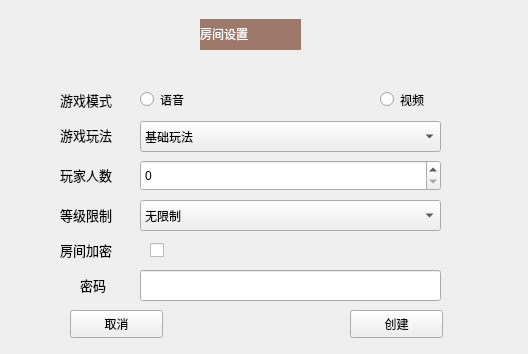
<?xml version="1.0" encoding="UTF-8"?>
<ui version="4.0">
 <class>createRoomForm</class>
 <widget class="QWidget" name="createRoomForm">
  <property name="geometry">
   <rect>
    <x>0</x>
    <y>0</y>
    <width>528</width>
    <height>354</height>
   </rect>
  </property>
  <property name="windowTitle">
   <string>Form</string>
  </property>
  <widget class="QPushButton" name="pb_cancel">
   <property name="geometry">
    <rect>
     <x>70</x>
     <y>310</y>
     <width>93</width>
     <height>28</height>
    </rect>
   </property>
   <property name="text">
    <string>取消</string>
   </property>
  </widget>
  <widget class="QPushButton" name="pb_commit">
   <property name="geometry">
    <rect>
     <x>350</x>
     <y>310</y>
     <width>93</width>
     <height>28</height>
    </rect>
   </property>
   <property name="text">
    <string>创建</string>
   </property>
  </widget>
  <widget class="QLabel" name="lb_mode">
   <property name="geometry">
    <rect>
     <x>60</x>
     <y>90</y>
     <width>72</width>
     <height>21</height>
    </rect>
   </property>
   <property name="text">
    <string>&lt;html&gt;&lt;head/&gt;&lt;body&gt;&lt;p&gt;&lt;span style=&quot; font-size:10pt;&quot;&gt;游戏模式&lt;/span&gt;&lt;/p&gt;&lt;/body&gt;&lt;/html&gt;</string>
   </property>
  </widget>
  <widget class="QRadioButton" name="rb_audio">
   <property name="geometry">
    <rect>
     <x>140</x>
     <y>90</y>
     <width>61</width>
     <height>19</height>
    </rect>
   </property>
   <property name="text">
    <string>语音</string>
   </property>
  </widget>
  <widget class="QRadioButton" name="rb_video">
   <property name="geometry">
    <rect>
     <x>380</x>
     <y>90</y>
     <width>61</width>
     <height>19</height>
    </rect>
   </property>
   <property name="text">
    <string>视频</string>
   </property>
  </widget>
  <widget class="QLabel" name="lb_playMethod">
   <property name="geometry">
    <rect>
     <x>60</x>
     <y>120</y>
     <width>72</width>
     <height>31</height>
    </rect>
   </property>
   <property name="text">
    <string>&lt;html&gt;&lt;head/&gt;&lt;body&gt;&lt;p&gt;&lt;span style=&quot; font-size:10pt;&quot;&gt;游戏玩法&lt;/span&gt;&lt;/p&gt;&lt;/body&gt;&lt;/html&gt;</string>
   </property>
  </widget>
  <widget class="QComboBox" name="cmb_playMethod">
   <property name="geometry">
    <rect>
     <x>140</x>
     <y>121</y>
     <width>301</width>
     <height>31</height>
    </rect>
   </property>
   <item>
    <property name="text">
     <string>基础玩法</string>
    </property>
   </item>
  </widget>
  <widget class="QLabel" name="lb_playerNum">
   <property name="geometry">
    <rect>
     <x>60</x>
     <y>160</y>
     <width>72</width>
     <height>31</height>
    </rect>
   </property>
   <property name="text">
    <string>&lt;html&gt;&lt;head/&gt;&lt;body&gt;&lt;p&gt;&lt;span style=&quot; font-size:10pt;&quot;&gt;玩家人数&lt;/span&gt;&lt;/p&gt;&lt;/body&gt;&lt;/html&gt;</string>
   </property>
  </widget>
  <widget class="QSpinBox" name="sb_playerNum">
   <property name="geometry">
    <rect>
     <x>140</x>
     <y>160</y>
     <width>301</width>
     <height>31</height>
    </rect>
   </property>
  </widget>
  <widget class="QLabel" name="lb_level">
   <property name="geometry">
    <rect>
     <x>60</x>
     <y>200</y>
     <width>72</width>
     <height>31</height>
    </rect>
   </property>
   <property name="text">
    <string>&lt;html&gt;&lt;head/&gt;&lt;body&gt;&lt;p&gt;&lt;span style=&quot; font-size:10pt;&quot;&gt;等级限制&lt;/span&gt;&lt;/p&gt;&lt;/body&gt;&lt;/html&gt;</string>
   </property>
  </widget>
  <widget class="QComboBox" name="cmb_level">
   <property name="geometry">
    <rect>
     <x>140</x>
     <y>200</y>
     <width>301</width>
     <height>31</height>
    </rect>
   </property>
   <item>
    <property name="text">
     <string>无限制</string>
    </property>
   </item>
   <item>
    <property name="text">
     <string>10级以上</string>
    </property>
   </item>
   <item>
    <property name="text">
     <string>20级以上</string>
    </property>
   </item>
   <item>
    <property name="text">
     <string>30级</string>
    </property>
   </item>
  </widget>
  <widget class="QLabel" name="lb_passwd">
   <property name="geometry">
    <rect>
     <x>60</x>
     <y>240</y>
     <width>71</width>
     <height>21</height>
    </rect>
   </property>
   <property name="text">
    <string>&lt;html&gt;&lt;head/&gt;&lt;body&gt;&lt;p&gt;&lt;span style=&quot; font-size:10pt;&quot;&gt;房间加密&lt;/span&gt;&lt;/p&gt;&lt;/body&gt;&lt;/html&gt;</string>
   </property>
  </widget>
  <widget class="QCheckBox" name="cb_passwd">
   <property name="geometry">
    <rect>
     <x>150</x>
     <y>240</y>
     <width>21</width>
     <height>21</height>
    </rect>
   </property>
   <property name="text">
    <string/>
   </property>
  </widget>
  <widget class="QLabel" name="lb_ispasswd">
   <property name="geometry">
    <rect>
     <x>80</x>
     <y>270</y>
     <width>41</width>
     <height>31</height>
    </rect>
   </property>
   <property name="text">
    <string>&lt;html&gt;&lt;head/&gt;&lt;body&gt;&lt;p&gt;&lt;span style=&quot; font-size:10pt;&quot;&gt;密码&lt;/span&gt;&lt;/p&gt;&lt;/body&gt;&lt;/html&gt;</string>
   </property>
  </widget>
  <widget class="QLineEdit" name="le_passwd">
   <property name="geometry">
    <rect>
     <x>140</x>
     <y>270</y>
     <width>301</width>
     <height>31</height>
    </rect>
   </property>
  </widget>
  <widget class="QLabel" name="label">
   <property name="geometry">
    <rect>
     <x>1</x>
     <y>-5</y>
     <width>531</width>
     <height>361</height>
    </rect>
   </property>
   <property name="styleSheet">
    <string notr="true"/>
   </property>
   <property name="text">
    <string/>
   </property>
   <property name="pixmap">
    <pixmap resource="resources.qrc">:/tupian/register2.png</pixmap>
   </property>
   <property name="scaledContents">
    <bool>true</bool>
   </property>
  </widget>
  <widget class="QLabel" name="label_2">
   <property name="geometry">
    <rect>
     <x>200</x>
     <y>19</y>
     <width>101</width>
     <height>31</height>
    </rect>
   </property>
   <property name="styleSheet">
    <string notr="true">font: 14pt &quot;黑体&quot;;
background-color: rgb(156, 121, 107);</string>
   </property>
   <property name="text">
    <string>&lt;html&gt;&lt;head/&gt;&lt;body&gt;&lt;p&gt;&lt;span style=&quot; color:#ffffff;&quot;&gt;房间设置&lt;/span&gt;&lt;/p&gt;&lt;/body&gt;&lt;/html&gt;</string>
   </property>
  </widget>
  <zorder>label</zorder>
  <zorder>pb_cancel</zorder>
  <zorder>pb_commit</zorder>
  <zorder>lb_mode</zorder>
  <zorder>rb_audio</zorder>
  <zorder>rb_video</zorder>
  <zorder>lb_playMethod</zorder>
  <zorder>cmb_playMethod</zorder>
  <zorder>lb_playerNum</zorder>
  <zorder>sb_playerNum</zorder>
  <zorder>lb_level</zorder>
  <zorder>cmb_level</zorder>
  <zorder>lb_passwd</zorder>
  <zorder>cb_passwd</zorder>
  <zorder>lb_ispasswd</zorder>
  <zorder>le_passwd</zorder>
  <zorder>label_2</zorder>
 </widget>
 <resources>
  <include location="resources.qrc"/>
 </resources>
 <connections/>
</ui>
